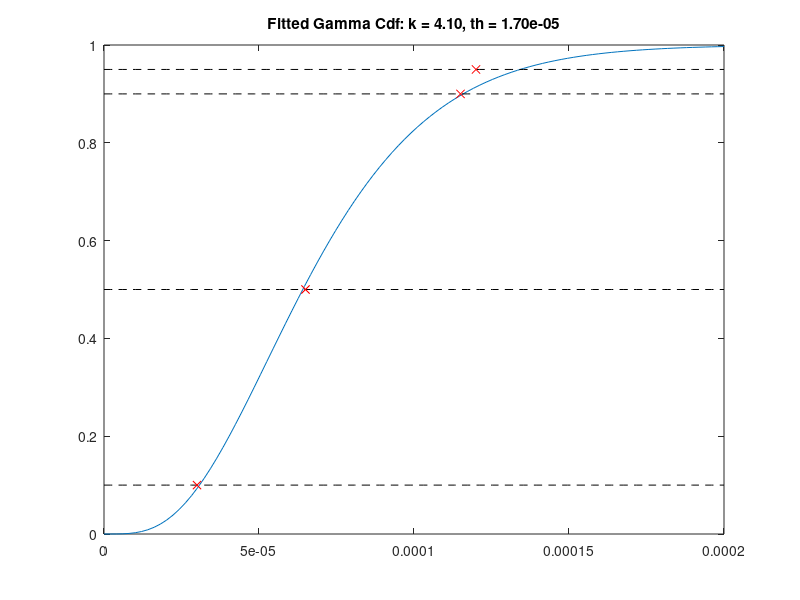
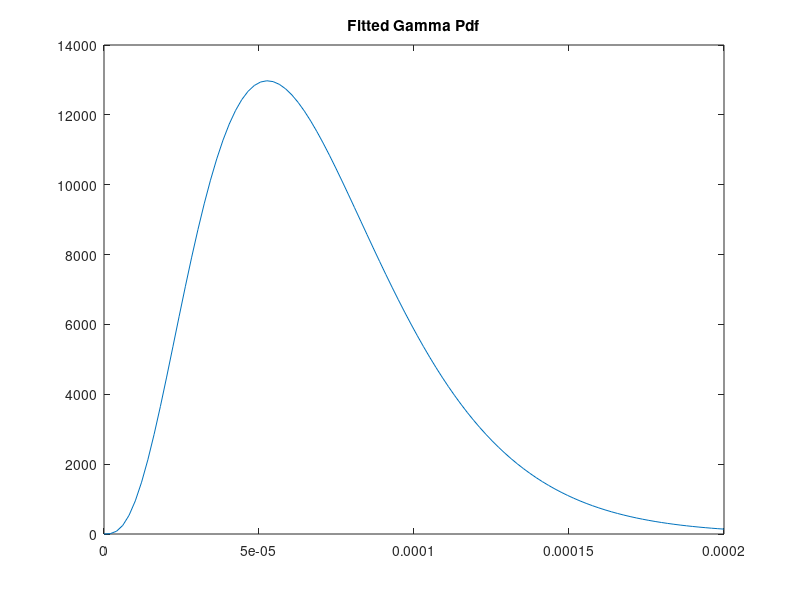

The MATLAB script that drew these images, in order: (Note: this script raises an error after producing the figures.)
%% Manual Gamma Fitting Code

figure(1)
x = linspace(0,200e-6);
k = 4.1 %Change K and theta to fit your desired points
th = 17e-6
plot(x,gamcdf(x,k,th))
hold on
plot(x,0.1*ones(1,length(x)),'--k') %Plots lines at 10, 50, 90, 95%
plot(x,0.5*ones(1,length(x)),'--k')
plot(x,0.9*ones(1,length(x)),'--k')
plot(x,0.95*ones(1,length(x)),'--k')

perc = [0.1     0.5     0.9     0.95; 
        30e-6   65e-6   115e-6  120e-6];   %Probability Distributions entries (value,percentiles)
    
plot(perc(2,:),perc(1,:),'rx') %Plots the points you're trying to fit
str = sprintf('Fitted Gamma Cdf: k = %.2f, th = %.2e',k,th);
title(str)
hold off

%Calculates the probabilities at the specified percentile
p10=gamcdf(30e-6,k,th); %For example, this calculates what percentile 30e-6 is at (should be 0.1, but the fit isn't perfect).
p50=gamcdf(65e-6,k,th); %This number should be 50
p90=gamcdf(115e-6,k,th); %This number should be 90
p95=gamcdf(120e-6,k,th); %This number should be >=95 (hardest to fit, current fit doesns't hit)


figure(2)
x = linspace(0,200e-6);
plot(x,gampdf(x,k,th))
title('Fitted Gamma Pdf')
Ps = [p10,p50,p90,p95]*100 %Change K,th to make these fit 10, 50, 90, 95 as well as possible

sum((4/3*pi*(gamcdf(x(x>177e-6),k,th)/2).^3))/sum((4/3*pi*(gamcdf(x,k,th)/2).^3))*100 
%This calculates the percentage by mass of bubbles that are greater than 177 microns
%From Datasheet "Using a 10 gram sample on a U.S. number 80 standard sieve
%(177 microns), a maximum of five (5) percent by weight glass
%bubbles will be retained on the sieve.
%}


%% First Attempt
x0 = [k,th];
A = [0, 0];
b = [0];
param = fmincon(@minMe,x0,A,b);

%% Preliminary Gamma Code
%Plots pdfs and Cdf's of gamma across different K's and thetas to help give
%intuition about how the gamma distribution behaves.
%{
figure(1)
x = linspace(0,200e-6);
plot(x,gampdf(x,1,17e-6))
hold on
plot(x,gampdf(x,2,17e-6))
plot(x,gampdf(x,3,17e-6))
plot(x,gampdf(x,4,17e-6))
plot(x,gampdf(x,5,17e-6))
plot(x,gampdf(x,6,17e-6))
legend('1','2','3','4','5','6')
title('Shape (k) of gamma function with th = 17e-6')
hold off

figure(2)
x = linspace(0,200e-6);
plot(x,gampdf(x,4,10e-6))
hold on
plot(x,gampdf(x,4,12e-6))
plot(x,gampdf(x,4,14e-6))
plot(x,gampdf(x,4,16e-6))
plot(x,gampdf(x,4,18e-6))
plot(x,gampdf(x,4,20e-6))
legend('10','12','14','16','18','20')
title('Scale (th) of gamma function e-6 with k = 4')
hold off

figure(3)
x = linspace(0,200e-6);
plot(x,gamcdf(x,1,17e-6))
hold on
plot(x,gamcdf(x,2,17e-6))
plot(x,gamcdf(x,3,17e-6))
plot(x,gamcdf(x,4,17e-6))
plot(x,gamcdf(x,5,17e-6))
plot(x,gamcdf(x,6,17e-6))
title('Shape (k) of gamma function with th = 17e-6')
plot(x,0.1*ones(1,length(x)),'--k')
plot(x,0.5*ones(1,length(x)),'--k')
plot(x,0.9*ones(1,length(x)),'--k')
legend('1','2','3','4','5','6','10%','50%','90%')
hold off

figure(4)
x = linspace(0,200e-6);
plot(x,gamcdf(x,4,10e-6))
hold on
plot(x,gamcdf(x,4,12e-6))
plot(x,gamcdf(x,4,14e-6))
plot(x,gamcdf(x,4,16e-6))
plot(x,gamcdf(x,4,18e-6))
plot(x,gamcdf(x,4,20e-6))
title('Scale (th) of gamma function e-6 with k = 4')
plot(x,0.1*ones(1,length(x)),'--k')
plot(x,0.5*ones(1,length(x)),'--k')
plot(x,0.9*ones(1,length(x)),'--k')
legend('10','12','14','16','18','20','10%','50%','90%')
hold off

%}


%% 2 sided Gaussian Code (Archival)
%Particle Diameter Distribution
%{
Dp_mean = 65e-6;                %meters
Dp_90 = 115e-6; %90th percentile diameter
Dp_10 = 30e-6; %10th percentile diameter
Dp_max = 420e-6; %maximum particle diameter
Dp_min = 10e-6; %minimum particle diameter
Z_90 = 1.28; %Z score for 90th (and 10th) percentile
Z_10 = 1.125; %Note, not the same as tabular Z score due to min diameter cutoff
Dp_standarddevU = (Dp_90-Dp_mean)/Z_90; %Stdev above the mean
Dp_standarddevL = (Dp_mean-Dp_10)/Z_10; %Stdev below the mean
ZDmax = (Dp_max-Dp_mean)/Dp_standarddevU; %Max Z score
ZDmin = (Dp_min-Dp_mean)/Dp_standarddevL; %Min Z score
NumPart=1000000;

for i=1:NumPart
    DpOK=0;
    Dpsign = randi(2)*2-3; %randomly gives -1 or 1
    while DpOK ~=1    
        Dpstd = Dpsign*abs(random('Normal', 0, 1)); %Normally distributed standard deviation (Z score)
        if Dpsign==1 && Dpstd<ZDmax %Checks sign and whether Z is too big
            Dp=Dp_mean+Dp_standarddevU*Dpstd; %Calculates Dp from mean, stdev, and Z score
            DpOK=1; %Breaks while loop
        elseif Dpsign==-1 && Dpstd>ZDmin %Checks sign and whether Z is too small
            Dp=Dp_mean+Dp_standarddevL*Dpstd;
            DpOK=1;
        end
    end
    Dps(i)=Dp;
end

figure(1)
histogram(Dps,100)
%Checks the percentiles.  Should be 10, 10, and 5
p10 = sum(Dps<30e-6)/NumPart*100
p90 = sum(Dps>115e-6)/NumPart*100
p95 = sum(Dps>120e-6)/NumPart*100

rhop = 0.125*1000;
mass = rhop*4/3*pi*(Dps/2).^3;
mass177=sum(mass(Dps>177e-6))/sum(mass)*100;
%}


function res = minMe(x)
    P = [0.1     0.5     0.9     0.95; 
        30e-6   65e-6   115e-6  120e-6];
    
    k = x(1);
    th = x(2);
    cdfProbDiff = zeros(1,length(P));
    for i = 1:length(P)
        cdfProbDiff(i) = P(1,i) - gamcdf(P(2,i),k,th);  %difference between expected and actual percentile
    end 
    cdfProbDiff = cdfProbDiff.^2;           %square values to minimize sum.
    res = sum(cdfProbDiff);                 %sum of squared differences
end
